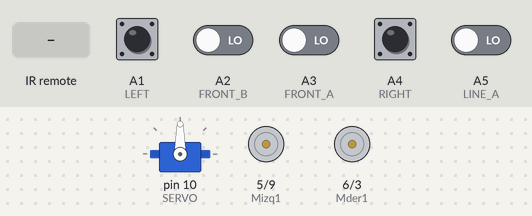
A sketch run on a simulated Arduino Uno, built with avr-gcc and run on an emulated ATmega328P. Parts: servo, motor-driver pin pairs drawn as motors (green arrow = first pin HIGH = forward, orange = second pin HIGH = backward, longer = more drive). Wiring (inferred from the names in the program): IR receiver: data pin 2. The inputs (shaded band) are chosen by the test bench; at power-on: A1 (LEFT), A2 (FRONT_B), A3 (FRONT_A), A4 (RIGHT), A5 (LINE_A) LOW. What the sketch prints to the serial monitor is not drawn.

Above: at 1.2 s.
1.3 s: infrared code 0x29 received
Timing chart, 0 to 4.3 s (numbered marks = the images above; inputs shaded):
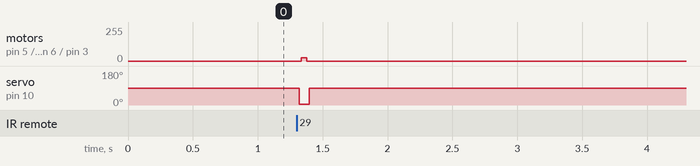

The sketch:

mini_mini_rumania.ino
```cpp
#include <Servo.h>
#include <Arduino.h>
#define LINE_A A5 // IZQUIERDO
//#define LINE_B A7// DERECHO
#define RIGHT A4
#define FRONT_A A3 // ENFRENTE DERECHP2
#define FRONT_B A2 // ENFRENTE IZQUIERDO1
#define LEFT A1
#define SERVO 10
int Mder1 = 6;
int Mder2 = 3;   // MOTOR 1 IZQUIERDA
int Mizq1 = 5;
int Mizq2 = 9;
#define SW1 1
#define SW2 12
#define REMOTE 2

Servo FLAG;

int sensorState;
int lineState;

int yaSensoEnfrente;

void setup() {
  FLAG.attach(SERVO);
  pinMode(LINE_A, INPUT);
  //pinMode(LINE_B, INPUT);
  pinMode(RIGHT, INPUT);
  pinMode(LEFT, INPUT);
  pinMode(FRONT_A, INPUT);
  pinMode(FRONT_B, INPUT);
  pinMode(Mizq1, OUTPUT);
  pinMode(Mizq2, OUTPUT);
  pinMode(Mder1, OUTPUT);
  pinMode(Mder2, OUTPUT);
  pinMode(REMOTE, INPUT);
  Serial.begin(9600);

  yaSensoEnfrente = 0;
}

void loop() {
  Serial.println(digitalRead(REMOTE));

  while (digitalRead(REMOTE) == 0) //mientras esta activo el arrancador poner la bandera a 20 grados y ejecutar battle
  {
    FLAG.write(5);
    sensorState = sensorValue();
    lineState = lineValue();

    switch (lineState) {
      case 41:
        Serial.print("negro - ");

        switch (sensorState) {

          case 1:  //DETECTA SENSOR ENFRENTE DERECHA.
            Serial.println("caso  1");
            derecha(255, 255); //gira con muy poca potencia a la derecha
            delay(20);
            paro();
            delay(20);
            yaSensoEnfrente = 0;
            break;

          case 2: //DETECTA SENSOR ENFRENTE IZQUIERDA.
            Serial.println("caso 2 ");
            izquierda(250, 250);
            delay(20);//gira con poca potencia a la izquierda
            paro();
            delay(20);
            yaSensoEnfrente = 0;
            break;

          case 3: //DETECTA DOBLE SENSOR ENFRENTE.
            Serial.println("caso  3");

            if (yaSensoEnfrente == 0) {
              adelante(80, 80); //avanza con poca potencia
              delay(20);
              adelante(170, 170); //avanza con media potencia
              delay(150);
              adelante(255, 255); //avanza al full

              yaSensoEnfrente = 1;
            } else if (yaSensoEnfrente == 1) {
              adelante(255, 255); //avanza al full
            }

            break;

          case 4: //DETECTA SOLO SENSOR DERECHO.
            Serial.println("caso  4");
            derecha(255, 255); //gira casi full a la derecha.
            delay(20);
            paro();
            delay(20);
            yaSensoEnfrente = 0;
            break;

          case 5: //DETECTA ENFRENTE DERECHA Y DERECHA.
            Serial.println("caso  5");
            derecha(255, 255); //gira con poca potencia a la derecha
            delay(20);
            paro();
            delay(20);
            yaSensoEnfrente = 0;
            break;

          case 8: //DETECTA SOLO SENSOR IZQUIERDO
            Serial.println("caso  8");
            izquierda(255, 255); //gira casi full a la izquierda
            delay(20);
            paro();
            delay(20);
            yaSensoEnfrente = 0;
            break;

          case 10:  //DETECTA ENFRENTE IZQUIERDA E IZQUIERDA.
            Serial.println("caso  10");
            izquierda(255, 255); //gira con poca potencia a la izquierda
            delay(20);
            paro();
            delay(20);
            yaSensoEnfrente = 0;
            break;

          case 15:  //DETECTAN TODOS, 1vs10000 kmara qleros, manos les van a faltar para pelarme la verga.
            Serial.println("caso Todos");
            derecha(130, 130); //torbellino mortal a la derecha, impactrueno.
            delay(50);

            yaSensoEnfrente = 0;
            break;

          case 11: // 3 sensores izquierda
            Serial.println("caso 11");
            izquierda(255, 255); //vueltas izquierda contra banderas
            paro();
            delay(20);
            yaSensoEnfrente = 0;
            break;

          case 7: //3 sensores derecha
            Serial.println("caso 12");
            derecha(255, 255); // vueltas derecha contra banderas
            paro();
            delay(20);
            yaSensoEnfrente = 0;
            break;

          default:
            Serial.println("yyyyy"); //NO DETECTA yyyyyyyy numero izquierda motor izquierda

            adelante (25, 25);
            delay(40);
            paro();
            delay(20);
            yaSensoEnfrente = 0;
            break;
        }
        break;

      case 20:
        Serial.println("Blanco 1");
        atras(255, 255);
        delay(30);
        paro();
        derecha(255, 255);
        delay(100);
        paro();
        delay(300);
        yaSensoEnfrente = 0;
        break;

      case 21:
        Serial.println("Blanco 2");
        atras(255, 255);
        delay(30);
        paro();
        izquierda(255, 255);
        delay(100);
        paro();
        delay(300);
        yaSensoEnfrente = 0;
        break;

      case 0:
        Serial.println("Blanco doble");
        atras(250, 250);
        delay(40);
        izquierda(255, 255);
        delay(100);
        paro();
        delay(300);
        yaSensoEnfrente = 0;
        break;

      default:
        Serial.println("Line default");
        yaSensoEnfrente = 0;
        break;
    }
  }
  paro ();
  FLAG.write(90);

}

// --------------- Funciones de sensores --------------- .

int sensorValue() {
  int sens1 = digitalRead(FRONT_A) * 1;// enfrente derecho
  int sens2 = digitalRead(FRONT_B) * 2;
  int sens3 = digitalRead(RIGHT) * 4;
  int sens4 = digitalRead(LEFT) * 8;
  int total = sens1 + sens2 + sens3 + sens4;
  return total;
}

int lineValue() {
  int line1 = digitalRead(LINE_A) * 21;
  //int line2 = digitalRead(LINE_B) * 21;
  int total = line1 ;
  return 41;
}


// --------------- Funciones de motores --------------- .

void adelante(int potenciaDerecha, int potenciaIzquierda) {
  //las potencias pueden tener un valor entre 1 y 255

  analogWrite(Mder1, potenciaDerecha);
  digitalWrite(Mder2, LOW);
  analogWrite(Mizq1, potenciaIzquierda);
  digitalWrite(Mizq2, LOW);
}
void atras(int potenciaDerecha, int potenciaIzquierda) {
  //las potencias pueden tener un valor entre 1 y 255
  analogWrite(Mder1, LOW);
  digitalWrite(Mder2, potenciaDerecha);
  analogWrite(Mizq1, LOW);
  digitalWrite(Mizq2, potenciaIzquierda);
}
void paro() {
  digitalWrite(Mder1, LOW);
  digitalWrite(Mder2, LOW);
  digitalWrite(Mizq1, LOW);
  digitalWrite(Mizq2, LOW);
}

void derecha(int potenciaDerecha, int potenciaIzquierda) {
  //las potencias pueden tener un valor entre 1 y 255

  analogWrite(Mder1, potenciaDerecha);
  digitalWrite(Mder2, LOW);
  digitalWrite(Mizq1, LOW);
  analogWrite(Mizq2, potenciaIzquierda);
}

void izquierda(int potenciaDerecha, int potenciaIzquierda) {
  //las potencias pueden tener un valor entre 1 y 255

  digitalWrite(Mder1, LOW);
  analogWrite(Mder2, potenciaDerecha);
  analogWrite(Mizq1, potenciaIzquierda);
  digitalWrite(Mizq2, LOW);
}
```

Measured:
- after the input at 1.3 s, motor on pin 5 (Mizq1) / pin 9 (Mizq2), motor on pin 6 (Mder1) / pin 3 (Mder2): stopped → forward 25/255 at once, → stopped 0.04 s later; servo on pin 10 (SERVO): 90° → 5° at once, → 90° 0.08 s later
